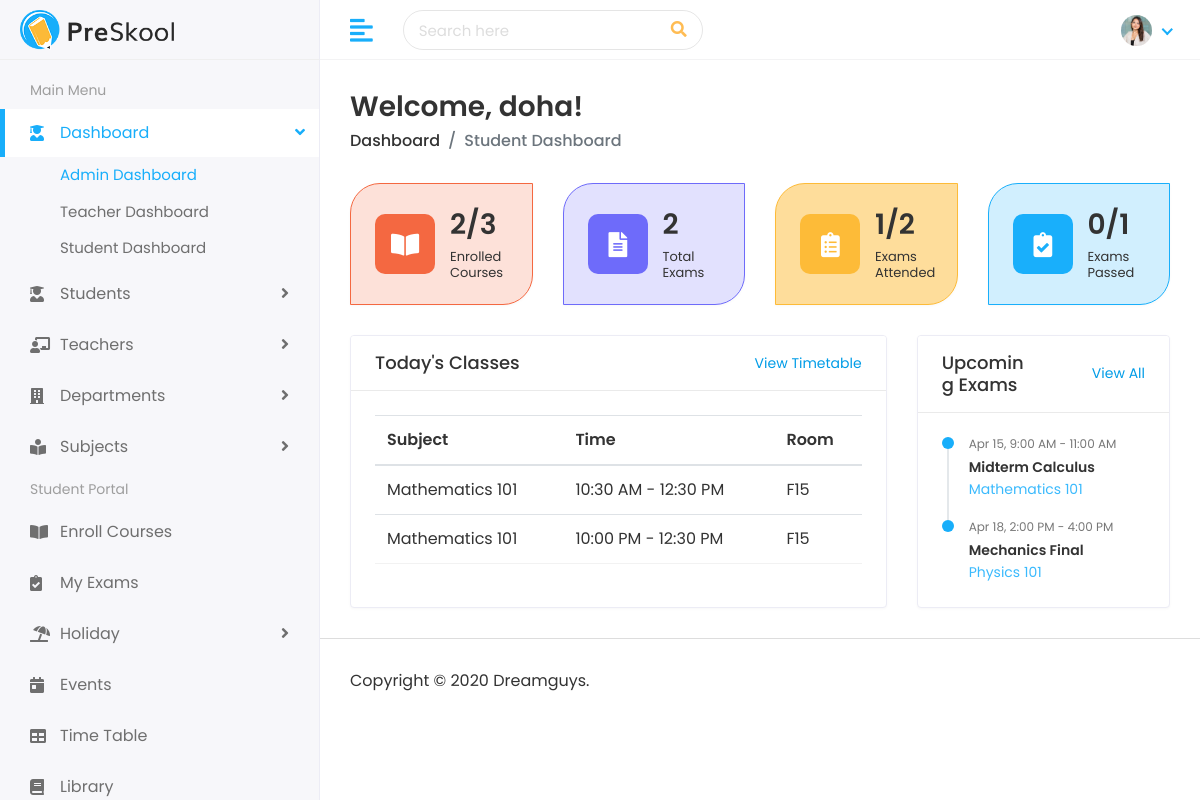
The page /student/dashboard/ (signed in) on the database its author committed.
### home_auth/models.py (models this page shows, shortened)
class CustomUser(AbstractUser):
    username = models.CharField(max_length=100, unique=True)
    email = models.EmailField(max_length=255, unique=True, db_index=True)
    is_authorized = models.BooleanField(default=False)
    login_token = models.CharField(max_length=6, blank=True, null=True)
    first_name = models.CharField(max_length=30, blank=True)
    last_name = models.CharField(max_length=30, blank=True)
    date_joined = models.DateTimeField(auto_now_add=True)
    is_student = models.BooleanField(default=False)
    is_admin = models.BooleanField(default=False)
    is_teacher = models.BooleanField(default=False)
    groups = models.ManyToManyField(
        'auth.Group',
        related_name=None,
        blank=True
    )
    user_permissions = models.ManyToManyField(
        'auth.Permission',
        related_name=None,
        blank=True
    )

### subjects/models.py (models this page shows, shortened)
class Timetable(models.Model):
    DAYS_OF_WEEK = [
        ('0', 'Sunday'),
        ('1', 'Monday'),
        ('2', 'Tuesday'),
        ('3', 'Wednesday'),
        ('4', 'Thursday'),
        ('5', 'Friday'),
        ('6', 'Saturday'),
    ]
    subject = models.ForeignKey(Subject, on_delete=models.CASCADE, related_name='timetables')
    day = models.CharField(max_length=1, choices=DAYS_OF_WEEK)
    start_time = models.TimeField()
    end_time = models.TimeField()
    room_number = models.CharField(max_length=10)

class Subject(models.Model):
    subject_id = models.CharField(max_length=20, unique=True)
    name = models.CharField(max_length=100)
    department = models.ForeignKey(
        Department,
        on_delete=models.CASCADE,
        related_name='subjects'
    )
    teacher = models.ForeignKey(
        Teacher,
        on_delete=models.SET_NULL,
        null=True,
        related_name='taught_subjects'
    )

class Exam(models.Model):
    exam_id = models.CharField(max_length=20, unique=True)
    name = models.CharField(max_length=100)
    subject = models.ForeignKey(
        Subject,
        on_delete=models.CASCADE,
        related_name='exams'
    )
    exam_date = models.DateField()
    start_time = models.TimeField()
    end_time = models.TimeField()

### student/views.py (the view)
# urls.py: path('dashboard/', views.student_dashboard, name='student_dashboard'),
@role_required(['student'])
def student_dashboard(request):
    from subjects.models import Subject, Enrollment, Exam, ExamResult, Timetable
    from datetime import date, datetime
    user = request.user
    enrolled_ids = Enrollment.objects.filter(student=user).values_list('subject_id', flat=True)
    enrolled_count = enrolled_ids.count()
    total_subjects = Subject.objects.count()
    enrolled_exams = Exam.objects.filter(subject_id__in=enrolled_ids)
    total_exams = enrolled_exams.count()
    results = ExamResult.objects.filter(student=user, exam__in=enrolled_exams)
    exams_attended = results.count()
    exams_passed = results.filter(marks_obtained__gte=50).count()
    today_dow = str(datetime.now().weekday() + 1)  # model: 1=Mon ... 5=Fri
    if datetime.now().weekday() == 6:  # Sunday
        today_dow = '0'
    todays_classes = Timetable.objects.filter(
        subject_id__in=enrolled_ids, day=today_dow
    ).select_related('subject').order_by('start_time')
    upcoming_exams = Exam.objects.filter(
        subject_id__in=enrolled_ids, exam_date__gte=date.today()
    ).select_related('subject').order_by('exam_date', 'start_time')[:5]
    context = {
        'enrolled_count': enrolled_count,
        'total_subjects': total_subjects,
        'total_exams': total_exams,
        'exams_attended': exams_attended,
        'exams_passed': exams_passed,
        'todays_classes': todays_classes,
        'upcoming_exams': upcoming_exams,
    }
    return render(request, 'students/student-dashboard.html', context)

### templates/students/student-dashboard.html
{% extends 'Home/base.html' %}
{% load static %}
{% block body %}
<link rel="stylesheet" href="{% static 'assets/plugins/simple-calendar/simple-calendar.css' %}">
<div class="page-wrapper">
<div class="content container-fluid">
<div class="page-header">
<div class="row">
<div class="col-sm-12">
<h3 class="page-title">Welcome, {{ request.user.first_name|default:request.user.username }}!</h3>
<ul class="breadcrumb">
<li class="breadcrumb-item"><a href="{% url 'index' %}">Dashboard</a></li>
<li class="breadcrumb-item active">Student Dashboard</li>
</ul>
</div>
</div>
</div>
<div class="row">
<div class="col-xl-3 col-sm-6 col-12 d-flex">
<div class="card bg-nine w-100">
<div class="card-body">
<div class="db-widgets d-flex justify-content-between align-items-center">
<div class="db-icon">
<i class="fas fa-book-open"></i>
</div>
<div class="db-info">
<h3>{{ enrolled_count }}/{{ total_subjects }}</h3>
<h6>Enrolled Courses</h6>
</div>
</div>
</div>
</div>
</div>
<div class="col-xl-3 col-sm-6 col-12 d-flex">
<div class="card bg-six w-100">
<div class="card-body">
<div class="db-widgets d-flex justify-content-between align-items-center">
<div class="db-icon">
<i class="fas fa-file-alt"></i>
</div>
<div class="db-info">
<h3>{{ total_exams }}</h3>
<h6>Total Exams</h6>
</div>
</div>
</div>
</div>
</div>
<div class="col-xl-3 col-sm-6 col-12 d-flex">
<div class="card bg-ten w-100">
<div class="card-body">
<div class="db-widgets d-flex justify-content-between align-items-center">
<div class="db-icon">
<i class="fas fa-clipboard-list"></i>
</div>
<div class="db-info">
<h3>{{ exams_attended }}/{{ total_exams }}</h3>
<h6>Exams Attended</h6>
</div>
</div>
</div>
</div>
</div>
<div class="col-xl-3 col-sm-6 col-12 d-flex">
<div class="card bg-eleven w-100">
<div class="card-body">
<div class="db-widgets d-flex justify-content-between align-items-center">
<div class="db-icon">
<i class="fas fa-clipboard-check"></i>
</div>
<div class="db-info">
<h3>{{ exams_passed }}/{{ exams_attended }}</h3>
<h6>Exams Passed</h6>
</div>
</div>
</div>
</div>
</div>
</div>
<div class="row">
<div class="col-12 col-lg-12 col-xl-8 d-flex">
<div class="card flex-fill">
<div class="card-header">
<div class="row align-items-center">
<div class="col-6">
<h5 class="card-title">Today's Classes</h5>
</div>
<div class="col-6">
<span class="float-right view-link"><a href="{% url 'visual_timetable' %}">View Timetable</a></span>
</div>
</div>
</div>
<div class="card-body">
{% if todays_classes %}
<div class="table-responsive">
<table class="table table-hover table-center mb-0">
<thead>
<tr>
<th>Subject</th>
<th>Time</th>
<th>Room</th>
</tr>
</thead>
<tbody>
{% for cls in todays_classes %}
<tr>
<td>{{ cls.subject.name }}</td>
<td>{{ cls.start_time|time:"g:i A" }} - {{ cls.end_time|time:"g:i A" }}</td>
<td>{{ cls.room_number }}</td>
</tr>
{% endfor %}
</tbody>
</table>
</div>
{% else %}
<div class="text-center py-4">
<i class="fas fa-calendar-check fa-3x text-muted mb-3"></i>
<p class="text-muted">No classes scheduled for today.</p>
</div>
{% endif %}
</div>
</div>
</div>
<div class="col-12 col-lg-12 col-xl-4 d-flex">
<div class="card flex-fill">
<div class="card-header">
<div class="row align-items-center">
<div class="col-6">
<h5 class="card-title">Upcoming Exams</h5>
</div>
<div class="col-6">
<span class="float-right view-link"><a href="{% url 'my_exams' %}">View All</a></span>
</div>
</div>
</div>
<div class="card-body">
{% if upcoming_exams %}
<div class="teaching-card">
<ul class="activity-feed">
{% for exam in upcoming_exams %}
<li class="feed-item">
<div class="feed-date1">{{ exam.exam_date|date:"M d" }}, {{ exam.start_time|time:"g:i A" }} - {{ exam.end_time|time:"g:i A" }}</div>
<span class="feed-text1"><a>{{ exam.name }}</a></span>
<p>{{ exam.subject.name }}</p>
</li>
{% endfor %}
</ul>
</div>
{% else %}
<div class="text-center py-4">
<i class="fas fa-check-circle fa-3x text-muted mb-3"></i>
<p class="text-muted">No upcoming exams.</p>
</div>
{% endif %}
</div>
</div>
</div>
</div>
</div>
<footer>
<p>Copyright © 2020 Dreamguys.</p>
</footer>
</div>
</div>
{% endblock %}

### static/assets/css/style.css (style rules this page uses)
html { height: 100%; }
body { background-color: #fff; color: #333; font-family: 'Poppins', sans-serif; font-size: 1rem; height: 100%; line-height: 1.5; overflow-x: hidden; }
h1, h2, h3, h4, h5, h6 { font-family: 'Poppins', sans-serif; margin-top: 0; }
a { color: #009ce7; }
input, button, a { transition: all 0.4s ease; -moz-transition: all 0.4s ease; -o-transition: all 0.4s ease; -ms-transition: all 0.4s ease; -webkit-transition: all 0.4s ease; }
ul, ol { padding: 0px; list-style: none; }
.table { color: #333; max-width: 100%; margin-bottom: 0; width: 100%; }
.table thead tr th { font-weight: 600; }
.table tbody tr { border-bottom: 1px solid rgba(0, 0, 0, 0.05); }
.table.table-center td, .table.table-center th { vertical-align: middle; }
.card { border: 1px solid #ececf5; box-shadow: 0 1px 3px 0 rgba(0, 0, 0, 0.03); margin-bottom: 1.875rem; }
.card-body { padding: 1.5rem; }
.card-header { border-bottom: 1px solid #e6e6e6; padding: 1rem 1.5rem; }
.card .card-header { background-color: #fff; border-bottom: 1px solid #eaeaea; }
.card .card-header .card-title { margin-bottom: 0; font-size: 18px; }
footer { padding: 1.875rem 1.875rem; border-top: 1px solid #ddd; }
footer p { margin: 0px; }
.page-wrapper { margin-left: 320px; padding-top: 60px; position: relative; transition: all 0.4s ease; }
.page-wrapper > .content { padding: 1.875rem 1.875rem 0; }
.page-header { margin-bottom: 1.875rem; }
.page-header .breadcrumb { background-color: transparent; color: #6c757d; font-size: 1rem; font-weight: 500; margin-bottom: 0; padding: 0; }
.page-header .breadcrumb a { color: #333; }
.page-title { font-size: 28px; font-weight: 600; color: #333; margin-bottom: 5px; }
.db-icon { font-size: 25px; width: 60px; height: 60px; padding: 13px 21px; border-radius: 10px; color: #fff; margin-right: 15px; }
.db-info h3 { font-size: 28px; font-weight: 600; color: #333333; }
.db-info h6 { margin: 0px; font-weight: 400; font-size: 13px; color: #333333; }
.activity-feed { list-style: none; margin-bottom: 0; margin-left: 5px; padding: 0; }
.activity-feed .feed-item { border-left: 2px solid #e4e8eb; padding-bottom: 20px; padding-left: 20px; position: relative; }
.activity-feed .feed-item:last-child { border-color: transparent; padding-bottom: 0; }
.activity-feed .feed-item:after { content: ""; display: block; position: absolute; top: 0; left: -7px; width: 12px; height: 12px; border-radius: 50%; background-color: #18aefa; }
.activity-feed .feed-item .feed-date1 { display: block; position: relative; color: #777; font-size: 12px; top: -2px; }
.activity-feed .feed-item .feed-text1 a { color: #333; font-weight: 600; font-size: 14px; }
.activity-feed .feed-item p { color: #3bbafd; font-weight: 400; margin: 0; font-size: 14px; }
.bg-six { background-color: rgb(110 107 250 / 0.2); border-color: #6e6bfa; border-radius: 30px 0px; }
.bg-nine { background-color: rgb(244 104 65 / 0.2); border-color: #f46841; border-radius: 30px 0px; }
.bg-ten { background-color: rgb(253 187 56 / 0.5); border-color: #fdbb38; border-radius: 30px 0px; }
.bg-eleven { background-color: rgb(25 175 251 / 0.2); border-color: #19affb; border-radius: 30px 0px; }
.bg-six .db-icon { background-color: #6e6bfa; }
.bg-nine .db-icon { background-color: #f46841; padding: 13px 16px; }
.bg-ten .db-icon { background-color: #fdbb38; padding: 13px 21px; }
.bg-eleven .db-icon { background-color: #19affb; padding: 13px 21px; }
.view-link { font-size: 14px; }

### rows shown on the page
CustomUser: user.first_name "doha"
Timetable: subject.name "Mathematics 101", start_time "10:30 AM", end_time "12:30 PM", room_number "F15"
Timetable: subject.name "Mathematics 101", start_time "10:00 PM", end_time "12:30 PM", room_number "F15"
Exam: exam_date "Apr 15", start_time "9:00 AM", end_time "11:00 AM", name "Midterm Calculus", subject.name "Mathematics 101"
Exam: exam_date "Apr 18", start_time "2:00 PM", end_time "4:00 PM", name "Mechanics Final", subject.name "Physics 101"

### other values the page prints
{{ enrolled_count }} "2"
{{ total_subjects }} "3"
{{ total_exams }} "2"
{{ exams_attended }} "1"
{{ exams_passed }} "0"
